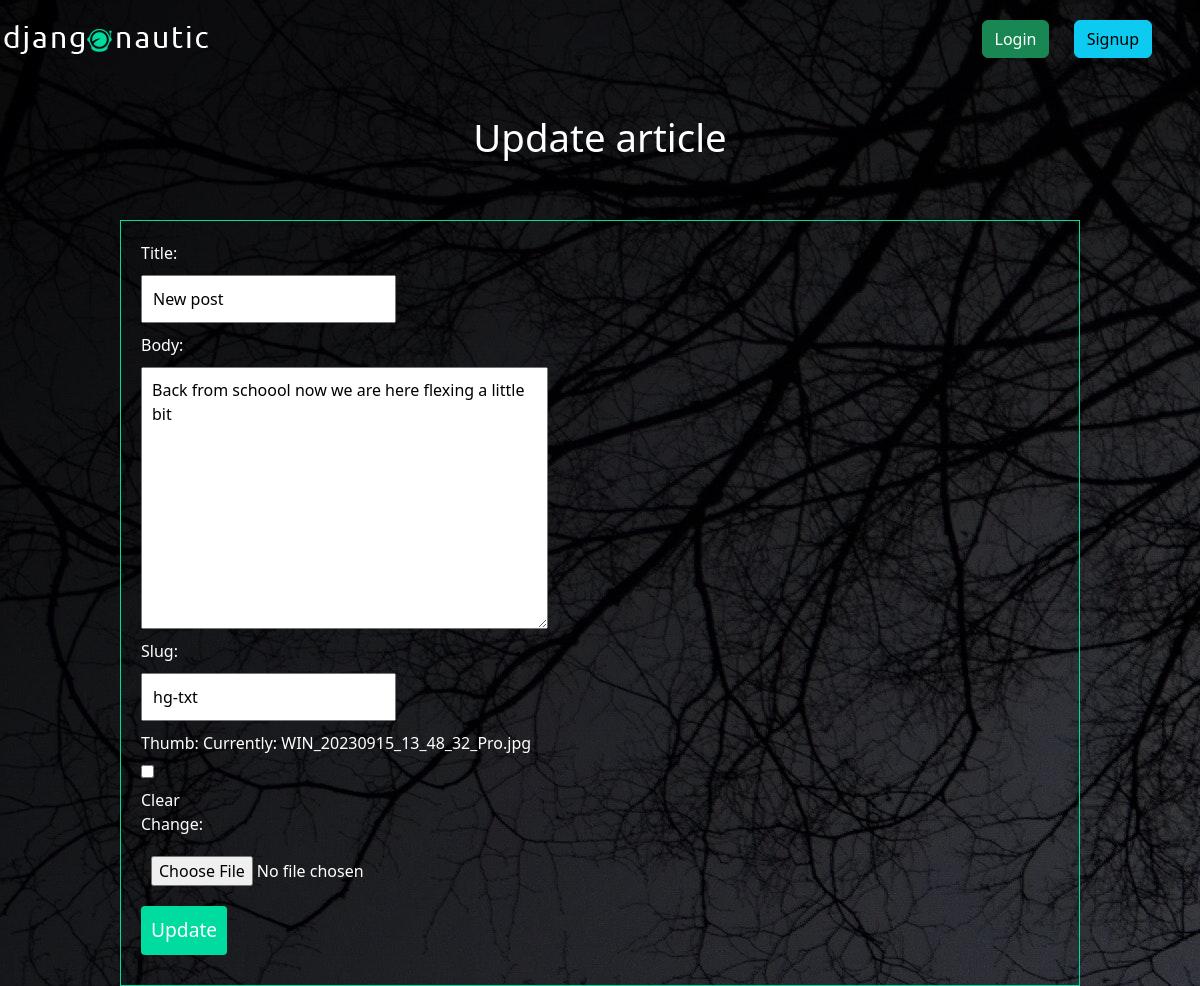
Screenshot of /articles/edit/2/ with the database file from the repository.
### articles/models.py (models this page shows, shortened)
class Article(models.Model):
    title = models.CharField(max_length=100)
    slug = models.SlugField()
    body = models.TextField()
    date = models.DateTimeField(auto_now_add=True)
    thumb = models.ImageField(default="default.png", blank=True)
    author = models.ForeignKey(User, default=None, on_delete=models.CASCADE)

### articles/views.py (the view)
# urls.py: path('edit/<str:pk>/', article_edit, name="edit"),
def article_edit(request, pk):
   queryset = Article.objects.get(id=pk)
   form = EditArticle(instance=queryset)
   if request.method == 'POST':
       form = EditArticle(request.POST, instance=queryset)
       if form.is_valid():
            form.save()
            messages.success(request, 'Article updated successfully')
            return redirect('articles:list')
   return render(request, 'articles/edit_article.html', {"form": form})

### articles/forms.py
class EditArticle(forms.ModelForm):
    class Meta:
        model = Article
        fields = ['title', 'body', 'slug', 'thumb']

### articles/templates/articles/edit_article.html (shortened to what this page needs)
{% extends 'base.html' %}
{% block content %}
<div class="article-update">
    <h1>Update article</h1>
    <form class="site-form" action="" method="post" enctype="multipart/form-data">
        {{ form }}
        <input type="submit" value="Update">
    </form>
</div>
{% endblock %}

### articles/static/css/styles.css (style rules this page uses)
body { background-image: url(../img/dark.jpg); background-repeat: no-repeat; color: #fff; }
h1, h2, h3, h4, h5 { font-weight: normal; margin: 0; }
a { color: #fff; text-decoration: none; }
.wrapper h1 { text-align: center; margin: 20px auto; font-size: 2.4em; }
.site-form { margin-top: 60px; border: 1px solid #00dba0; padding: 20px; }
.site-form input, .site-form textarea { display: block; margin: 10px 0 10px 0; padding: 10px; }
.site-form input[type="submit"] { background: #00dba0; border: 0; color: #fff; font-size: 1.2em; border-radius: 4px; margin: 10px 0; }

### rows the page displays
Article: title "New post", body "Back from schoool now we are here flexing a little bit", slug "hg-txt"
